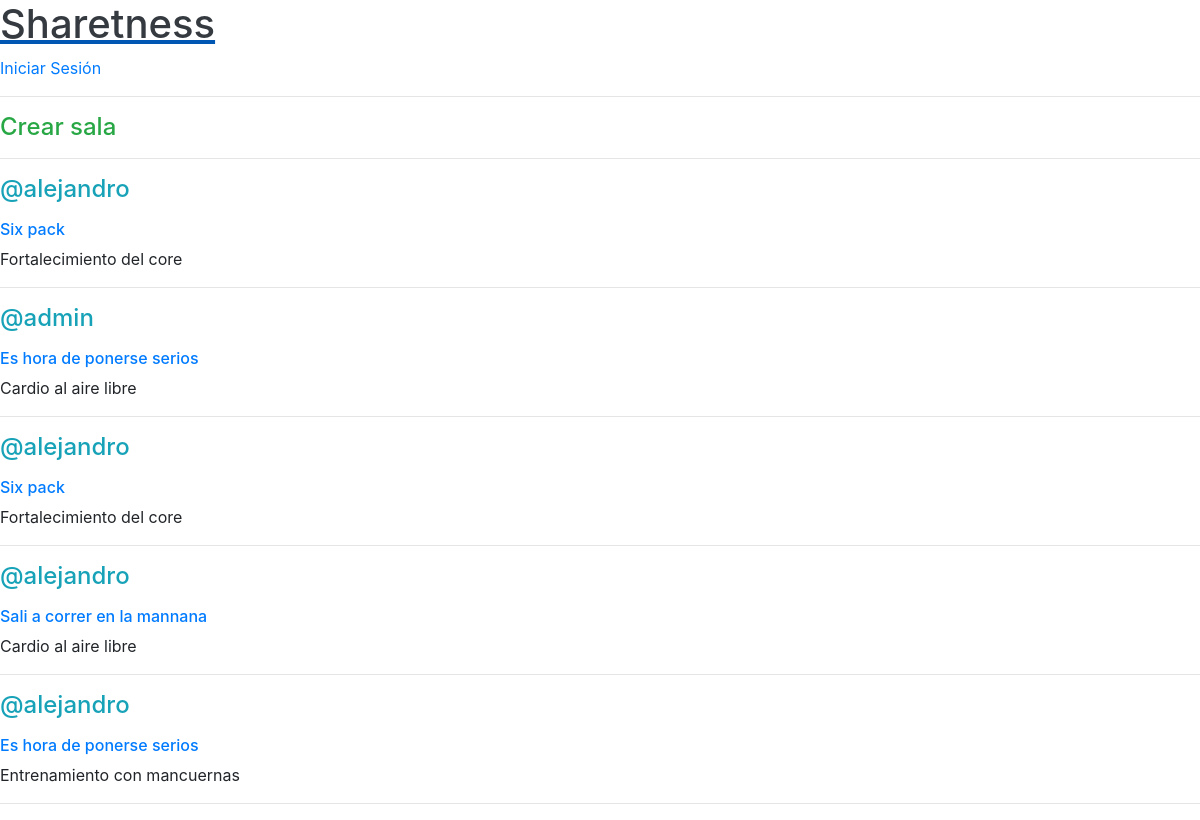
The app's page /, older data.
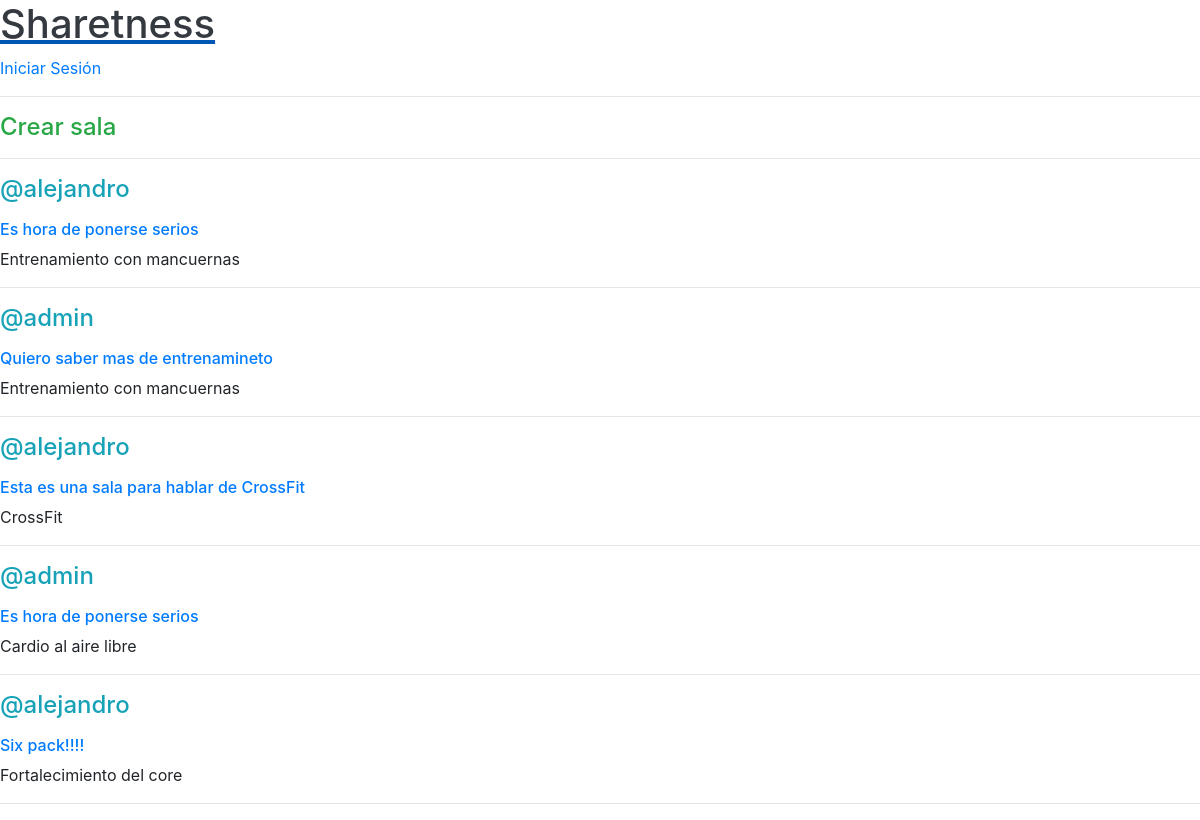
The same page, newer data.
### forum/models.py (models this page shows, shortened)
class Room(models.Model):
    host = models.ForeignKey(User, on_delete=models.SET_NULL, null=True)
    topic = models.ForeignKey(Topic, on_delete=models.SET_NULL, null=True)
    name = models.CharField(max_length=200)
    description =models.TextField(null=True, blank=True)
    update = models.DateTimeField(auto_now=True)
    created = models.DateTimeField(auto_now_add=True)
    class Meta:
        ordering = ['-update', '-created']

class Topic(models.Model):
    name = models.CharField(max_length=200)
    def __str__(self):
        return self.name

### forum/views.py (the view)
# urls.py: path('', views.home, name="home"),
def home(request):
    rooms = Room.objects.all()
    context = {'rooms': rooms}
    return render(request, 'forum/home.html', context)

### forum/templates/forum/home.html (shortened to what this page needs)
{% extends 'main.html' %}
{% block content %}
    <a href={% url 'create-room' %} class="h4 text-success">Crear sala</a>
    <hr>
    <div class="room-container">
        {% for room in rooms %}
            <h4 style="display: inline;"><span class="text-info">@{{ room.host.username }}</span></h4>
            <p class="h6 mt-3 "><a href="/room/{{room.id}}">{{ room.name }}</a></p>
            <p>{{ room.topic }}</p>
            <hr>
        {% endfor %}
    </div>
{% endblock content %}

Row changes from the older to the newer data that the page shows:
removed Room: host.username "alejandro", name "Six pack", topic "Fortalecimiento del core"
removed Room: host.username "alejandro", name "Sali a correr en la mannana", topic "Cardio al aire libre"
changed Room (number 1 of 5 on the later page): moves up the list
added Room: host.username "admin", name "Quiero saber mas de entrenamineto", topic "Entrenamiento con mancuernas"
added Room: host.username "alejandro", name "Esta es una sala para hablar de CrossFit", topic "CrossFit"
changed Room "Cardio al aire libre": moves down the list
changed Room "Fortalecimiento del core": name "Six pack" → "Six pack!!!!"
